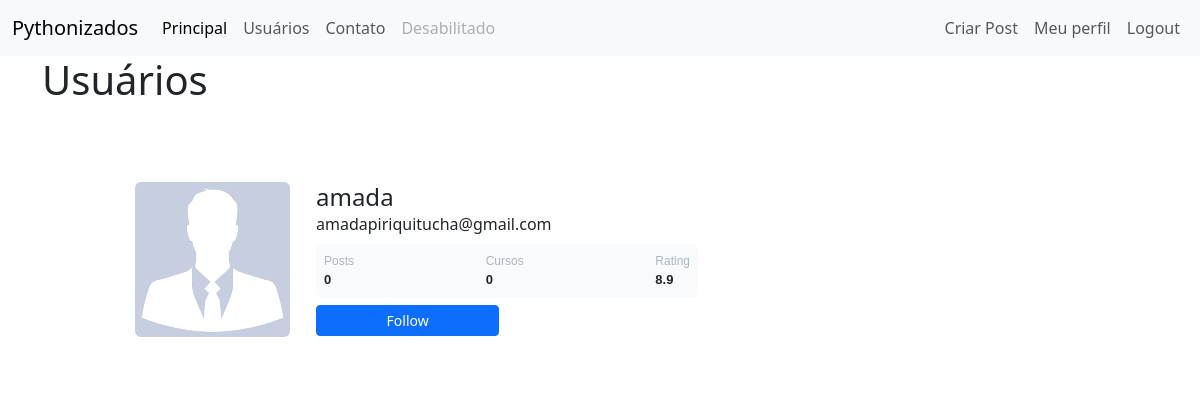
The app's page /usuarios (signed in) with its own data.
### comunidade/models.py (models this page shows)
class Usuario(database.Model, UserMixin): # UserMixin serve para poder reutilizar
    id = database.Column(database.Integer, primary_key=True)
    username = database.Column(database.String, nullable=False, unique=True)
    email = database.Column(database.String, nullable=False, unique=True)
    senha = database.Column(database.String, nullable=False)
    foto_perfil = database.Column(database.String, default='default.jpg')
    posts = database.relationship('Post', backref='autor', lazy=True)
    cursos = database.Column(database.String, nullable=False, default='Não informado')

### comunidade/routes.py (the view)
@app.route('/usuarios')
@login_required
def usuarios():
    lista_usuarios = Usuario.query.all()
    posts_por_usuario = {
        usuario.id: Post.query.filter_by(id_usuario=usuario.id).count() for usuario in lista_usuarios
    }
    return render_template('usuarios.html', lista_usuarios=lista_usuarios, posts_por_usuario=posts_por_usuario)

### comunidade/models.py (called while the page is built)
@login_manager.user_loader # aceno ao login_manager que a função abaixo é a que carrega o usuário
def load_user(user_id):
    return Usuario.query.get(int(user_id))

### comunidade/templates/usuarios.html (shortened to what this page needs)
{% extends 'base.html' %}
{% block body %}
<div class="container usuarios-container" style="text-align: left;">
    <h1>Usuários</h1>
    <br>
    <div>
        {% for usuario_iten in lista_usuarios %}
        <div class="container height-100" style="margin-left: 0; text-align: left;">
            <div class="card text-left">
                <div class="card p-3">
                    <div class="d-flex align-items-center">
                        <div class="image me-3">
                            <img src="{{ url_for('static', filename='fotos_perfil/' + usuario_iten.foto_perfil) }}"
                                 class="rounded" width="155">
                        </div>
                        <div class="ml-3 w-100">
                            <h4 class="mb-0 mt-0">{{ usuario_iten.username }}</h4>
                            <span>{{ usuario_iten.email }}</span>
                            <div class="p-2 mt-2 d-flex justify-content-between rounded stats">
                                <div class="d-flex flex-column">
                                    <span class="articles">Posts</span>
                                    <span class="number1">{{ posts_por_usuario[usuario_iten.id] }}</span>
                                </div>
                                <div class="d-flex flex-column">
                                    <span class="Cursos">Cursos</span>
                                    {% if usuario_iten.cursos == 'Não informado' %}
                                    <span class="number2">0</span>
                                    {% else %}
                                    <span class="number2">{{ usuario_iten.cursos.count(';') + 1 }}</span>
                                    {% endif %}
                                </div>
                                <div class="d-flex flex-column">
                                    <span class="rating">Rating</span>
                                    <span class="number3">8.9</span>
                                </div>
                            </div>
                            <div class="button mt-2 d-flex flex-row align-items-center gap-2">
                                <button class="btn btn-sm btn-primary w-20">Follow</button>
                            </div>
                        </div>
                    </div>
                </div>
            </div>
        </div>
        {% endfor %}
    </div>
</div>
{% endblock %}

### comunidade/templates/base.html (shortened to what this page needs)
<!DOCTYPE html>
<html lang="en">
<head>
    <link href="https://cdn.jsdelivr.net/npm/bootstrap@5.3.3/dist/css/bootstrap.min.css" rel="stylesheet">
    <link rel="stylesheet" href="{{ url_for('static', filename='css/perfil.css') }}">
</head>
<body>
    {% include 'navbar.html'%}
    {% block body %}
    {% endblock %}
</body>
</html>

### comunidade/templates/navbar.html (shortened to what this page needs)
<nav class="navbar navbar-expand-lg bg-body-tertiary">
    <div class="container-fluid">
      <a class="navbar-brand" href="{{ url_for('home')}}">Pythonizados</a>
      <div class="collapse navbar-collapse" id="navbarSupportedContent">
        <ul class="navbar-nav me-auto mb-2 mb-lg-0">
          <li class="nav-item">
            <a class="nav-link active" aria-current="page" href="{{ url_for('home')}}">Principal</a>
          </li>
          <li class="nav-item">
            <a class="nav-link" href="{{ url_for('usuarios')}}">Usuários</a>
          </li>
          <li class="nav-item">
            <a class="nav-link" href="{{ url_for('contatos')}}">Contato</a>
          </li>
          <li class="nav-item">
            <a class="nav-link disabled" aria-disabled="true">Desabilitado</a>
          </li>
        </ul>
        <ul class="d-flex navbar-nav">
          {% if current_user.is_authenticated %}
          <li class="nav-item">
            <a class="nav-link" href="{{ url_for('criar_post')}}">Criar Post</a>
          </li>
          <li class="nav-item">
            <a class="nav-link" href="{{ url_for('editaperfil')}}">Meu perfil</a>
          </li>
          <li class="nav-item">
            <a class="nav-link" href="{{ url_for('sair')}}">Logout</a>
          </li>
          {% endif%}
          </ul>
      </div>
    </div>
  </nav>

### comunidade/static/css/perfil.css (style rules this page uses)
.card { width: 600px; margin-left: 20px; border: none; border-radius: 10px; background-color: #fff; padding: 20px; }
.image img { margin-right: 10px; margin-left: 5px; width: 155px; height: 155px; object-fit: cover; border-radius: 10px; margin-top: 1x; position: relative; }
.button { display: flex; justify-content: space-between; gap: 8px; }
.button .btn { width: 48%; }
.container.height-100 { margin-top: 10px; margin-left: 10px; display: block; text-align: left; }
.stats { background-color: #f8fafc; color: #6c757d; border-radius: 8px; padding: 10px; font-family: Arial, sans-serif; }
.stats span { font-size: 12px; color: #adb5bd; font-weight: 500; }
.stats .number1, .stats .number2, .stats .number3 { font-size: 13px; font-weight: bold; color: #212529; }

### records on screen
Usuario: foto_perfil (placeholder picture), username "amada", email "amadapiriquitucha@gmail.com", posts_por_usuario "0", cursos "0"
